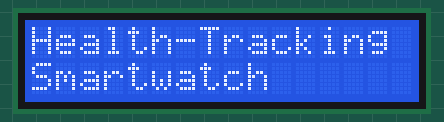
The sketch below on a simulated ESP32. Parts: 16×2 character LCD. WiFi joins after 1.5 s; servers stay silent unless stated; the local clock reads 2024-03-15 10:24:30 at power-on unless the sketch sets it; what the sketch prints to the serial monitor is not drawn.

Above: at 1.6 s.
At 5.6 s:
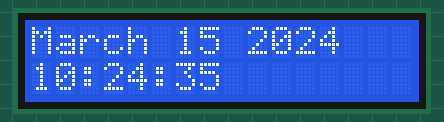
At 13.7 s:
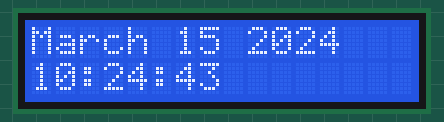
At 21.7 s:
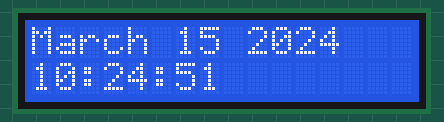
At 29.8 s:
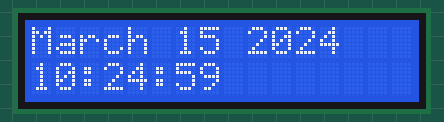
At 38.8 s:
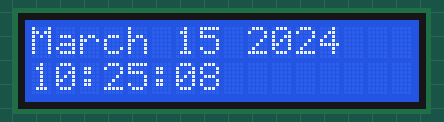

The sketch:

NTP_LCD.ino
```cpp
/* Mikaela Diaz
 * Date: 24/02/23
 * Description: This code prints date (words format) and time to the serial monitor and the LCD.
 * This code has been adjusted to my preferences and geographical location.
 * Original code source: https://lastminuteengineers.com/esp32-ntp-server-date-time-tutorial/
 */

#include <WiFi.h>
#include "time.h"
#include "secrets.h"

// Create lcd object (instance)
LiquidCrystal lcd(RS, EN, D4, D5, D6, D7); //constructor is different than for arduino pins

void printLocalTime() {
  struct tm timeinfo;
  if(!getLocalTime(&timeinfo)){
    Serial.println("Failed to obtain time");
    return;
  }
  Serial.println(&timeinfo, "%A, %B %d %Y %H:%M:%S");
  lcd.clear();
  lcd.setCursor(0, 0);
  lcd.print(&timeinfo, "%B %d %Y");
  lcd.setCursor(0, 1);
  lcd.print(&timeinfo, "%H:%M:%S");
}

void setup() {
  Serial.begin(115200);

  //connect to WiFi
  Serial.printf("Connecting to %s ", ssid);
  WiFi.begin(ssid, password);
  while (WiFi.status() != WL_CONNECTED) {
      delay(500);
      Serial.print(".");
  }
  Serial.println(" CONNECTED");

  //init and get the time
  configTime(gmtOffset_sec, daylightOffset_sec, ntpServer);
  printLocalTime();

  //disconnect WiFi as it's no longer needed
  WiFi.disconnect(true);
  WiFi.mode(WIFI_OFF);

  // set up the LCD's number of columns and rows:
  lcd.begin(16, 2);

  // Print a message to the LCD.
  // set the cursor to column 0, line 0
  lcd.setCursor(0, 0);
  lcd.print("Health-Tracking");
  lcd.setCursor(0, 1);
  lcd.print("Smartwatch");
  lcd.setCursor(15, 1); // move cursor to (15, 1)
  lcd.write((byte)0);  // print the custom char at (15, 1)
  delay(3000);
  lcd.clear();
}

void loop() {
  delay(1000);
  printLocalTime();
}
```

secrets.h
```cpp
//secrets.h
//Mikaela Diaz

#ifndef LCD_H
#define LCD_H

#include <LiquidCrystal.h>

const char* ssid       = ""; // Replace with your ssid
const char* password   = ""; // Replace with your password

const char* ntpServer = "europe.pool.ntp.org"; // NTP server pool
const long  gmtOffset_sec = 0;
const int   daylightOffset_sec = 3600; // 3600 for DST (Daylight Saving time) vs 0 no saving time

// LCD Pin constants
const int RS = 13, EN = 12, D4 = 14, D5 = 27, D6 = 26, D7 = 25;

extern LiquidCrystal lcd;

#endif
```

Measured:
- what the display in image 0 shows lasts 3.0 s, from 1.6 s to 4.6 s
- what the display in image 1 shows lasts 1.0 s, from 5.6 s to 6.6 s
